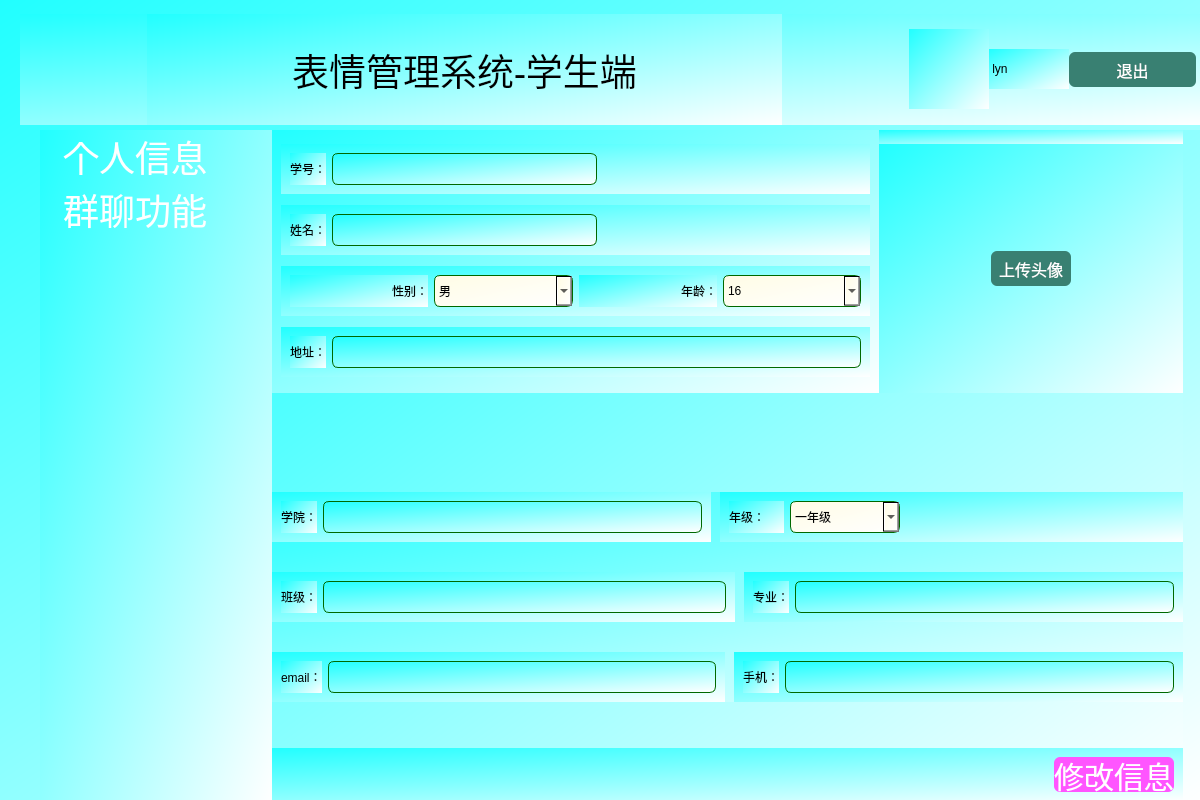
<?xml version="1.0" encoding="UTF-8"?>
<ui version="4.0">
 <class>StuWindow</class>
 <widget class="QWidget" name="StuWindow">
  <property name="geometry">
   <rect>
    <x>0</x>
    <y>0</y>
    <width>1200</width>
    <height>800</height>
   </rect>
  </property>
  <property name="sizePolicy">
   <sizepolicy hsizetype="Expanding" vsizetype="Expanding">
    <horstretch>0</horstretch>
    <verstretch>0</verstretch>
   </sizepolicy>
  </property>
  <property name="minimumSize">
   <size>
    <width>1200</width>
    <height>800</height>
   </size>
  </property>
  <property name="maximumSize">
   <size>
    <width>1200</width>
    <height>800</height>
   </size>
  </property>
  <property name="windowTitle">
   <string>Form</string>
  </property>
  <property name="styleSheet">
   <string notr="true">QWidget{background-color:qlineargradient(spread:pad, x1:0, y1:0, x2:1, y2:1, stop:0 rgba(33, 255, 255, 255), stop:1 rgba(255, 255, 255, 255));
color:black;
}
QPushButton{border-radius:6;min-height:35;min-width:80;
background-color:#398072;color:white;
font-family:&quot;黑体&quot;;font-size:16px;}

QLineEdit{border-radius:6;
border:1px solid rgb(0, 104, 0);
min-height:30px}

QComboBox{border-radius:6;
border:1px solid rgb(0, 104, 0);
background-color:qlineargradient(spread:pad, x1:0, y1:0, x2:1, y2:1, stop:0 rgba(255, 252, 229, 255), stop:1 rgba(255, 255, 255, 255));
min-height:30px}</string>
  </property>
  <widget class="QWidget" name="widget_2" native="true">
   <property name="geometry">
    <rect>
     <x>40</x>
     <y>130</y>
     <width>1161</width>
     <height>671</height>
    </rect>
   </property>
   <layout class="QHBoxLayout" name="horizontalLayout_2" stretch="1,4">
    <property name="spacing">
     <number>0</number>
    </property>
    <property name="leftMargin">
     <number>0</number>
    </property>
    <property name="topMargin">
     <number>0</number>
    </property>
    <property name="rightMargin">
     <number>0</number>
    </property>
    <property name="bottomMargin">
     <number>0</number>
    </property>
    <item>
     <widget class="QTreeWidget" name="treeWidget">
      <property name="maximumSize">
       <size>
        <width>300</width>
        <height>16777215</height>
       </size>
      </property>
      <property name="styleSheet">
       <string notr="true">font:36px;
item-height:50px;
color:white;
border:0;</string>
      </property>
      <property name="headerHidden">
       <bool>true</bool>
      </property>
      <column>
       <property name="text">
        <string>请选择一个项目</string>
       </property>
      </column>
      <item>
       <property name="text">
        <string>个人信息</string>
       </property>
      </item>
      <item>
       <property name="text">
        <string>群聊功能</string>
       </property>
      </item>
     </widget>
    </item>
    <item>
     <widget class="QStackedWidget" name="stackedWidget">
      <property name="currentIndex">
       <number>0</number>
      </property>
      <widget class="QWidget" name="page_stu">
       <widget class="QWidget" name="widget_19" native="true">
        <property name="geometry">
         <rect>
          <x>0</x>
          <y>0</y>
          <width>911</width>
          <height>671</height>
         </rect>
        </property>
        <layout class="QVBoxLayout" name="verticalLayout_3" stretch="5,1,0,4,0,1">
         <item>
          <widget class="QWidget" name="widget_14" native="true">
           <layout class="QHBoxLayout" name="horizontalLayout_14" stretch="2,1">
            <property name="spacing">
             <number>0</number>
            </property>
            <property name="leftMargin">
             <number>0</number>
            </property>
            <property name="topMargin">
             <number>0</number>
            </property>
            <property name="rightMargin">
             <number>0</number>
            </property>
            <property name="bottomMargin">
             <number>0</number>
            </property>
            <item>
             <widget class="QWidget" name="widget_13" native="true">
              <property name="styleSheet">
               <string notr="true">QLable{max-height:40}</string>
              </property>
              <layout class="QVBoxLayout" name="verticalLayout">
               <item>
                <widget class="QWidget" name="widget_3" native="true">
                 <property name="maximumSize">
                  <size>
                   <width>16777215</width>
                   <height>50</height>
                  </size>
                 </property>
                 <layout class="QHBoxLayout" name="horizontalLayout_3">
                  <item>
                   <widget class="QLabel" name="label_2">
                    <property name="maximumSize">
                     <size>
                      <width>16777215</width>
                      <height>40</height>
                     </size>
                    </property>
                    <property name="text">
                     <string>学号：</string>
                    </property>
                   </widget>
                  </item>
                  <item>
                   <widget class="QLineEdit" name="le_sno"/>
                  </item>
                  <item>
                   <spacer name="horizontalSpacer_3">
                    <property name="orientation">
                     <enum>Qt::Horizontal</enum>
                    </property>
                    <property name="sizeHint" stdset="0">
                     <size>
                      <width>40</width>
                      <height>20</height>
                     </size>
                    </property>
                   </spacer>
                  </item>
                 </layout>
                </widget>
               </item>
               <item>
                <widget class="QWidget" name="widget_4" native="true">
                 <property name="maximumSize">
                  <size>
                   <width>16777215</width>
                   <height>50</height>
                  </size>
                 </property>
                 <layout class="QHBoxLayout" name="horizontalLayout_4">
                  <item>
                   <widget class="QLabel" name="label_3">
                    <property name="maximumSize">
                     <size>
                      <width>16777215</width>
                      <height>40</height>
                     </size>
                    </property>
                    <property name="text">
                     <string>姓名：</string>
                    </property>
                   </widget>
                  </item>
                  <item>
                   <widget class="QLineEdit" name="le_name"/>
                  </item>
                  <item>
                   <spacer name="horizontalSpacer_4">
                    <property name="orientation">
                     <enum>Qt::Horizontal</enum>
                    </property>
                    <property name="sizeHint" stdset="0">
                     <size>
                      <width>40</width>
                      <height>20</height>
                     </size>
                    </property>
                   </spacer>
                  </item>
                 </layout>
                </widget>
               </item>
               <item>
                <widget class="QWidget" name="widget_7" native="true">
                 <property name="maximumSize">
                  <size>
                   <width>16777215</width>
                   <height>50</height>
                  </size>
                 </property>
                 <layout class="QHBoxLayout" name="horizontalLayout_7">
                  <item>
                   <widget class="QLabel" name="label_6">
                    <property name="maximumSize">
                     <size>
                      <width>16777215</width>
                      <height>40</height>
                     </size>
                    </property>
                    <property name="text">
                     <string>性别：</string>
                    </property>
                    <property name="alignment">
                     <set>Qt::AlignRight|Qt::AlignTrailing|Qt::AlignVCenter</set>
                    </property>
                   </widget>
                  </item>
                  <item>
                   <widget class="QComboBox" name="cob_sex">
                    <property name="minimumSize">
                     <size>
                      <width>0</width>
                      <height>32</height>
                     </size>
                    </property>
                    <item>
                     <property name="text">
                      <string>男</string>
                     </property>
                    </item>
                    <item>
                     <property name="text">
                      <string>女</string>
                     </property>
                    </item>
                   </widget>
                  </item>
                  <item>
                   <widget class="QLabel" name="label_11">
                    <property name="maximumSize">
                     <size>
                      <width>16777215</width>
                      <height>40</height>
                     </size>
                    </property>
                    <property name="text">
                     <string>年龄：</string>
                    </property>
                    <property name="alignment">
                     <set>Qt::AlignRight|Qt::AlignTrailing|Qt::AlignVCenter</set>
                    </property>
                   </widget>
                  </item>
                  <item>
                   <widget class="QComboBox" name="cob_age">
                    <property name="minimumSize">
                     <size>
                      <width>0</width>
                      <height>32</height>
                     </size>
                    </property>
                    <property name="currentText">
                     <string>22</string>
                    </property>
                    <property name="maxVisibleItems">
                     <number>10</number>
                    </property>
                    <property name="maxCount">
                     <number>70</number>
                    </property>
                    <property name="insertPolicy">
                     <enum>QComboBox::InsertAtBottom</enum>
                    </property>
                    <item>
                     <property name="text">
                      <string>16</string>
                     </property>
                    </item>
                    <item>
                     <property name="text">
                      <string>17</string>
                     </property>
                    </item>
                    <item>
                     <property name="text">
                      <string>18</string>
                     </property>
                    </item>
                    <item>
                     <property name="text">
                      <string>19</string>
                     </property>
                    </item>
                    <item>
                     <property name="text">
                      <string>20</string>
                     </property>
                    </item>
                    <item>
                     <property name="text">
                      <string>21</string>
                     </property>
                    </item>
                    <item>
                     <property name="text">
                      <string>22</string>
                     </property>
                    </item>
                    <item>
                     <property name="text">
                      <string>23</string>
                     </property>
                    </item>
                    <item>
                     <property name="text">
                      <string>24</string>
                     </property>
                    </item>
                    <item>
                     <property name="text">
                      <string>25</string>
                     </property>
                    </item>
                    <item>
                     <property name="text">
                      <string>26</string>
                     </property>
                    </item>
                    <item>
                     <property name="text">
                      <string>27</string>
                     </property>
                    </item>
                    <item>
                     <property name="text">
                      <string>28</string>
                     </property>
                    </item>
                    <item>
                     <property name="text">
                      <string>29</string>
                     </property>
                    </item>
                    <item>
                     <property name="text">
                      <string>30</string>
                     </property>
                    </item>
                    <item>
                     <property name="text">
                      <string>31</string>
                     </property>
                    </item>
                    <item>
                     <property name="text">
                      <string>32</string>
                     </property>
                    </item>
                    <item>
                     <property name="text">
                      <string>33</string>
                     </property>
                    </item>
                    <item>
                     <property name="text">
                      <string>34</string>
                     </property>
                    </item>
                    <item>
                     <property name="text">
                      <string>35</string>
                     </property>
                    </item>
                    <item>
                     <property name="text">
                      <string>36</string>
                     </property>
                    </item>
                    <item>
                     <property name="text">
                      <string>37</string>
                     </property>
                    </item>
                    <item>
                     <property name="text">
                      <string>38</string>
                     </property>
                    </item>
                    <item>
                     <property name="text">
                      <string>39</string>
                     </property>
                    </item>
                    <item>
                     <property name="text">
                      <string>40</string>
                     </property>
                    </item>
                    <item>
                     <property name="text">
                      <string>41</string>
                     </property>
                    </item>
                    <item>
                     <property name="text">
                      <string>42</string>
                     </property>
                    </item>
                    <item>
                     <property name="text">
                      <string>43</string>
                     </property>
                    </item>
                    <item>
                     <property name="text">
                      <string>44</string>
                     </property>
                    </item>
                    <item>
                     <property name="text">
                      <string>45</string>
                     </property>
                    </item>
                    <item>
                     <property name="text">
                      <string>46</string>
                     </property>
                    </item>
                    <item>
                     <property name="text">
                      <string>47</string>
                     </property>
                    </item>
                    <item>
                     <property name="text">
                      <string>48</string>
                     </property>
                    </item>
                    <item>
                     <property name="text">
                      <string>49</string>
                     </property>
                    </item>
                    <item>
                     <property name="text">
                      <string>50</string>
                     </property>
                    </item>
                    <item>
                     <property name="text">
                      <string>51</string>
                     </property>
                    </item>
                    <item>
                     <property name="text">
                      <string>52</string>
                     </property>
                    </item>
                    <item>
                     <property name="text">
                      <string>53</string>
                     </property>
                    </item>
                    <item>
                     <property name="text">
                      <string>54</string>
                     </property>
                    </item>
                    <item>
                     <property name="text">
                      <string>55</string>
                     </property>
                    </item>
                    <item>
                     <property name="text">
                      <string>56</string>
                     </property>
                    </item>
                    <item>
                     <property name="text">
                      <string>57</string>
                     </property>
                    </item>
                    <item>
                     <property name="text">
                      <string>58</string>
                     </property>
                    </item>
                    <item>
                     <property name="text">
                      <string>59</string>
                     </property>
                    </item>
                    <item>
                     <property name="text">
                      <string>60</string>
                     </property>
                    </item>
                   </widget>
                  </item>
                 </layout>
                </widget>
               </item>
               <item>
                <widget class="QWidget" name="widget_12" native="true">
                 <property name="maximumSize">
                  <size>
                   <width>16777215</width>
                   <height>50</height>
                  </size>
                 </property>
                 <layout class="QHBoxLayout" name="horizontalLayout_12">
                  <item>
                   <widget class="QLabel" name="label_13">
                    <property name="maximumSize">
                     <size>
                      <width>16777215</width>
                      <height>40</height>
                     </size>
                    </property>
                    <property name="text">
                     <string>地址：</string>
                    </property>
                   </widget>
                  </item>
                  <item>
                   <widget class="QLineEdit" name="le_address"/>
                  </item>
                 </layout>
                </widget>
               </item>
              </layout>
             </widget>
            </item>
            <item>
             <widget class="QWidget" name="widget_15" native="true">
              <layout class="QVBoxLayout" name="verticalLayout_2" stretch="0,1">
               <property name="spacing">
                <number>0</number>
               </property>
               <property name="leftMargin">
                <number>0</number>
               </property>
               <property name="topMargin">
                <number>0</number>
               </property>
               <property name="rightMargin">
                <number>0</number>
               </property>
               <property name="bottomMargin">
                <number>0</number>
               </property>
               <item>
                <widget class="QLabel" name="label_12">
                 <property name="maximumSize">
                  <size>
                   <width>320</width>
                   <height>400</height>
                  </size>
                 </property>
                 <property name="text">
                  <string/>
                 </property>
                 <property name="pixmap">
                  <pixmap resource="resource.qrc">:/icon/1.jpg</pixmap>
                 </property>
                 <property name="scaledContents">
                  <bool>true</bool>
                 </property>
                </widget>
               </item>
               <item>
                <widget class="QWidget" name="widget_16" native="true">
                 <layout class="QHBoxLayout" name="horizontalLayout_13">
                  <item>
                   <spacer name="horizontalSpacer_5">
                    <property name="orientation">
                     <enum>Qt::Horizontal</enum>
                    </property>
                    <property name="sizeHint" stdset="0">
                     <size>
                      <width>93</width>
                      <height>20</height>
                     </size>
                    </property>
                   </spacer>
                  </item>
                  <item>
                   <widget class="QPushButton" name="btn_upload">
                    <property name="minimumSize">
                     <size>
                      <width>80</width>
                      <height>35</height>
                     </size>
                    </property>
                    <property name="text">
                     <string>上传头像</string>
                    </property>
                   </widget>
                  </item>
                  <item>
                   <spacer name="horizontalSpacer_6">
                    <property name="orientation">
                     <enum>Qt::Horizontal</enum>
                    </property>
                    <property name="sizeHint" stdset="0">
                     <size>
                      <width>92</width>
                      <height>20</height>
                     </size>
                    </property>
                   </spacer>
                  </item>
                 </layout>
                </widget>
               </item>
              </layout>
             </widget>
            </item>
           </layout>
          </widget>
         </item>
         <item>
          <spacer name="verticalSpacer_2">
           <property name="orientation">
            <enum>Qt::Vertical</enum>
           </property>
           <property name="sizeHint" stdset="0">
            <size>
             <width>108</width>
             <height>6</height>
            </size>
           </property>
          </spacer>
         </item>
         <item>
          <spacer name="verticalSpacer_4">
           <property name="orientation">
            <enum>Qt::Vertical</enum>
           </property>
           <property name="sizeHint" stdset="0">
            <size>
             <width>20</width>
             <height>40</height>
            </size>
           </property>
          </spacer>
         </item>
         <item>
          <widget class="QWidget" name="widget_17" native="true">
           <layout class="QGridLayout" name="gridLayout" columnminimumwidth="1,5,1,5">
            <property name="leftMargin">
             <number>0</number>
            </property>
            <property name="topMargin">
             <number>0</number>
            </property>
            <property name="rightMargin">
             <number>0</number>
            </property>
            <property name="bottomMargin">
             <number>0</number>
            </property>
            <property name="spacing">
             <number>9</number>
            </property>
            <item row="0" column="1" colspan="3">
             <widget class="QWidget" name="widget_10" native="true">
              <layout class="QHBoxLayout" name="horizontalLayout_10" stretch="1,2,5">
               <item>
                <widget class="QLabel" name="label_9">
                 <property name="text">
                  <string>年级：</string>
                 </property>
                </widget>
               </item>
               <item>
                <widget class="QComboBox" name="cob_year">
                 <property name="minimumSize">
                  <size>
                   <width>0</width>
                   <height>32</height>
                  </size>
                 </property>
                 <item>
                  <property name="text">
                   <string>一年级</string>
                  </property>
                 </item>
                 <item>
                  <property name="text">
                   <string>二年级</string>
                  </property>
                 </item>
                 <item>
                  <property name="text">
                   <string>三年级</string>
                  </property>
                 </item>
                </widget>
               </item>
               <item>
                <spacer name="horizontalSpacer_8">
                 <property name="orientation">
                  <enum>Qt::Horizontal</enum>
                 </property>
                 <property name="sizeHint" stdset="0">
                  <size>
                   <width>40</width>
                   <height>20</height>
                  </size>
                 </property>
                </spacer>
               </item>
              </layout>
             </widget>
            </item>
            <item row="0" column="0">
             <widget class="QWidget" name="widget_9" native="true">
              <layout class="QHBoxLayout" name="horizontalLayout_9">
               <item>
                <widget class="QLabel" name="label_8">
                 <property name="text">
                  <string>学院：</string>
                 </property>
                </widget>
               </item>
               <item>
                <widget class="QLineEdit" name="le_college"/>
               </item>
              </layout>
             </widget>
            </item>
            <item row="2" column="0" colspan="3">
             <widget class="QWidget" name="widget_11" native="true">
              <layout class="QHBoxLayout" name="horizontalLayout_11">
               <item>
                <widget class="QLabel" name="label_10">
                 <property name="text">
                  <string>班级：</string>
                 </property>
                </widget>
               </item>
               <item>
                <widget class="QLineEdit" name="le_class"/>
               </item>
              </layout>
             </widget>
            </item>
            <item row="4" column="0" colspan="2">
             <widget class="QWidget" name="widget_5" native="true">
              <layout class="QHBoxLayout" name="horizontalLayout_5">
               <item>
                <widget class="QLabel" name="label_4">
                 <property name="text">
                  <string>email：</string>
                 </property>
                </widget>
               </item>
               <item>
                <widget class="QLineEdit" name="le_email"/>
               </item>
              </layout>
             </widget>
            </item>
            <item row="4" column="2" colspan="2">
             <widget class="QWidget" name="widget_6" native="true">
              <layout class="QHBoxLayout" name="horizontalLayout_6">
               <item>
                <widget class="QLabel" name="label_5">
                 <property name="text">
                  <string>手机：</string>
                 </property>
                </widget>
               </item>
               <item>
                <widget class="QLineEdit" name="le_phone"/>
               </item>
              </layout>
             </widget>
            </item>
            <item row="1" column="0">
             <spacer name="verticalSpacer">
              <property name="orientation">
               <enum>Qt::Vertical</enum>
              </property>
              <property name="sizeHint" stdset="0">
               <size>
                <width>20</width>
                <height>40</height>
               </size>
              </property>
             </spacer>
            </item>
            <item row="2" column="3">
             <widget class="QWidget" name="widget_8" native="true">
              <layout class="QHBoxLayout" name="horizontalLayout_8">
               <item>
                <widget class="QLabel" name="label_7">
                 <property name="text">
                  <string>专业：</string>
                 </property>
                </widget>
               </item>
               <item>
                <widget class="QLineEdit" name="le_profession"/>
               </item>
              </layout>
             </widget>
            </item>
            <item row="3" column="0">
             <spacer name="verticalSpacer_3">
              <property name="orientation">
               <enum>Qt::Vertical</enum>
              </property>
              <property name="sizeHint" stdset="0">
               <size>
                <width>20</width>
                <height>40</height>
               </size>
              </property>
             </spacer>
            </item>
           </layout>
          </widget>
         </item>
         <item>
          <spacer name="verticalSpacer_5">
           <property name="orientation">
            <enum>Qt::Vertical</enum>
           </property>
           <property name="sizeHint" stdset="0">
            <size>
             <width>20</width>
             <height>40</height>
            </size>
           </property>
          </spacer>
         </item>
         <item>
          <widget class="QWidget" name="widget_18" native="true">
           <layout class="QHBoxLayout" name="horizontalLayout_15">
            <item>
             <spacer name="horizontalSpacer_7">
              <property name="orientation">
               <enum>Qt::Horizontal</enum>
              </property>
              <property name="sizeHint" stdset="0">
               <size>
                <width>746</width>
                <height>20</height>
               </size>
              </property>
             </spacer>
            </item>
            <item>
             <widget class="QPushButton" name="btn_modify">
              <property name="minimumSize">
               <size>
                <width>150</width>
                <height>50</height>
               </size>
              </property>
              <property name="styleSheet">
               <string notr="true">background-color:rgb(255, 85, 255);
font:30px;</string>
              </property>
              <property name="text">
               <string>修改信息</string>
              </property>
             </widget>
            </item>
           </layout>
          </widget>
         </item>
        </layout>
       </widget>
      </widget>
     </widget>
    </item>
   </layout>
  </widget>
  <widget class="QWidget" name="widget" native="true">
   <property name="geometry">
    <rect>
     <x>20</x>
     <y>14</y>
     <width>1182</width>
     <height>111</height>
    </rect>
   </property>
   <layout class="QHBoxLayout" name="horizontalLayout" stretch="1,5,1,1,1,1">
    <property name="spacing">
     <number>0</number>
    </property>
    <property name="leftMargin">
     <number>0</number>
    </property>
    <property name="topMargin">
     <number>0</number>
    </property>
    <property name="rightMargin">
     <number>6</number>
    </property>
    <property name="bottomMargin">
     <number>0</number>
    </property>
    <item>
     <spacer name="horizontalSpacer">
      <property name="orientation">
       <enum>Qt::Horizontal</enum>
      </property>
      <property name="sizeHint" stdset="0">
       <size>
        <width>119</width>
        <height>20</height>
       </size>
      </property>
     </spacer>
    </item>
    <item>
     <widget class="QLabel" name="label">
      <property name="font">
       <font>
        <family>微软雅黑</family>
        <pointsize>28</pointsize>
       </font>
      </property>
      <property name="text">
       <string>表情管理系统-学生端</string>
      </property>
      <property name="alignment">
       <set>Qt::AlignCenter</set>
      </property>
     </widget>
    </item>
    <item>
     <spacer name="horizontalSpacer_2">
      <property name="orientation">
       <enum>Qt::Horizontal</enum>
      </property>
      <property name="sizeHint" stdset="0">
       <size>
        <width>118</width>
        <height>20</height>
       </size>
      </property>
     </spacer>
    </item>
    <item>
     <widget class="QLabel" name="lb_profile">
      <property name="minimumSize">
       <size>
        <width>80</width>
        <height>80</height>
       </size>
      </property>
      <property name="maximumSize">
       <size>
        <width>80</width>
        <height>80</height>
       </size>
      </property>
      <property name="text">
       <string/>
      </property>
      <property name="pixmap">
       <pixmap resource="resource.qrc">:/icon/1.jpg</pixmap>
      </property>
      <property name="scaledContents">
       <bool>true</bool>
      </property>
     </widget>
    </item>
    <item>
     <widget class="QLabel" name="lb_nickname">
      <property name="maximumSize">
       <size>
        <width>80</width>
        <height>40</height>
       </size>
      </property>
      <property name="text">
       <string> lyn</string>
      </property>
     </widget>
    </item>
    <item>
     <widget class="QPushButton" name="btn_exit">
      <property name="text">
       <string>退出</string>
      </property>
     </widget>
    </item>
   </layout>
  </widget>
 </widget>
 <resources>
  <include location="resource.qrc"/>
 </resources>
 <connections/>
</ui>
